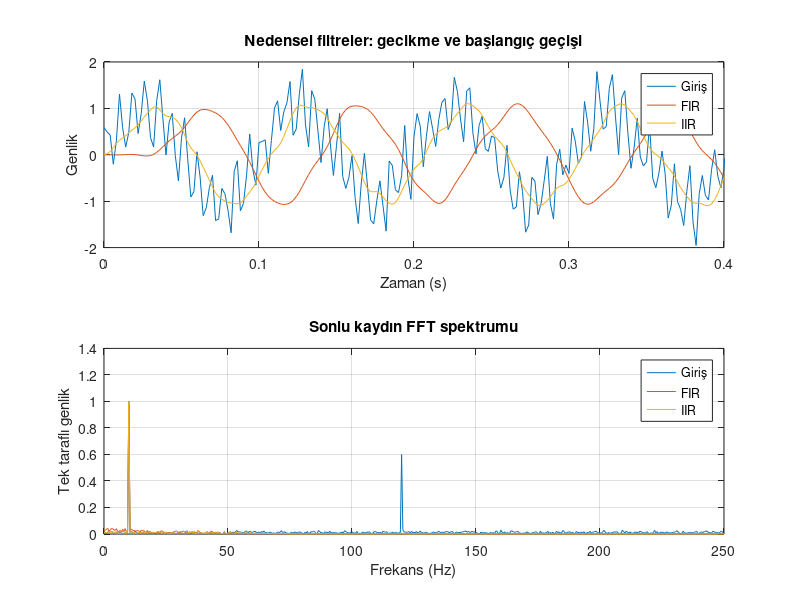

This chart was generated by the following MATLAB code:
%% Sinyal süzme — hesap ve referans kontrolleri
% Sinüs + yüksek frekanslı sinüs + Gürültü -> Toplama -> FIR / IIR -> Gözlem / FFT.
% Sonlu kayıt, sıfır filtre ilk durumu; nedensel filter gecikmesi korunur.
if exist('OCTAVE_VERSION', 'builtin')
  try
    pkg load signal;
  catch
    error('signal paketi bulunamadı. Projedeki paket kurulum rehberini izleyin.');
  end
end
rng(25, 'twister'); % Gürültü her yeni çalıştırmada tekrarlanır.
Fs = 500; N = 1000; t = (0:N-1)'/Fs;
x = sin(2*pi*10*t)+0.6*sin(2*pi*120*t)+0.2*randn(N,1);
b_fir = fir1(40, 50/(Fs/2)); a_fir = 1;
[b_iir, a_iir] = butter(4, 50/(Fs/2));
katsayilar = {b_fir, a_fir; b_iir, a_iir};
adlar = {'FIR', 'IIR'}; y = zeros(N,2);
for j = 1:2
  b = katsayilar{j,1}; a = katsayilar{j,2};
  y(:,j) = filter(b, a, x);
  % Bağımsız doğrudan fark denklemi; giriş ve çıkış geçmişi başlangıçta sıfır.
  yr = zeros(N,1);
  for n = 1:N
    toplam = 0;
    for k = 1:min(numel(b),n), toplam = toplam+b(k)*x(n-k+1); end
    for k = 2:min(numel(a),n), toplam = toplam-a(k)*yr(n-k+1); end
    yr(n) = toplam/a(1);
  end
  w = 2*pi*[10; 120]/Fs;
  H = freqz(b, a, w);
  H_ref = zeros(2,1);
  for k = 1:2
    H_ref(k) = sum(b.*exp(-1i*w(k)*(0:numel(b)-1))) / ...
               sum(a.*exp(-1i*w(k)*(0:numel(a)-1)));
  end
  if max(abs(y(:,j)-yr)) > 1e-10 || max(abs(H-H_ref)) > 1e-10 || ...
     abs(H(1)) < 0.95 || abs(H(2)) > 0.1
    error('Filtre fark denklemi / frekans referans kontrolü başarısız.');
  end
  fprintf('%s kazancı: 10 Hz=%.6f, 120 Hz=%.6f\n', adlar{j}, abs(H));
end
% Tek taraflı genlik spektrumu; DC ve Nyquist ikiyle çarpılmaz.
X = fft([x y]); spektrum = abs(X(1:N/2+1,:))/N;
spektrum(2:end-1,:) = 2*spektrum(2:end-1,:);
f = (0:N/2)'*Fs/N;
if max(abs(sum(abs(X).^2)/N-sum([x y].^2))) > 1e-8
  error('FFT Parseval enerji kontrolü başarısız.');
end
fprintf('REFERANS OK: sinyal süzme\n');

%% Grafikler — sayısal test bu işaretten önce durur
figure('Name', 'FIR ve IIR ile sinyal süzme');
subplot(2,1,1); plot(t, [x y]); grid on; xlim([0 0.4]);
xlabel('Zaman (s)'); ylabel('Genlik'); title('Nedensel filtreler: gecikme ve başlangıç geçişi');
legend('Giriş', 'FIR', 'IIR');
subplot(2,1,2); plot(f, spektrum); grid on;
xlabel('Frekans (Hz)'); ylabel('Tek taraflı genlik'); title('Sonlu kaydın FFT spektrumu');
legend('Giriş', 'FIR', 'IIR');
